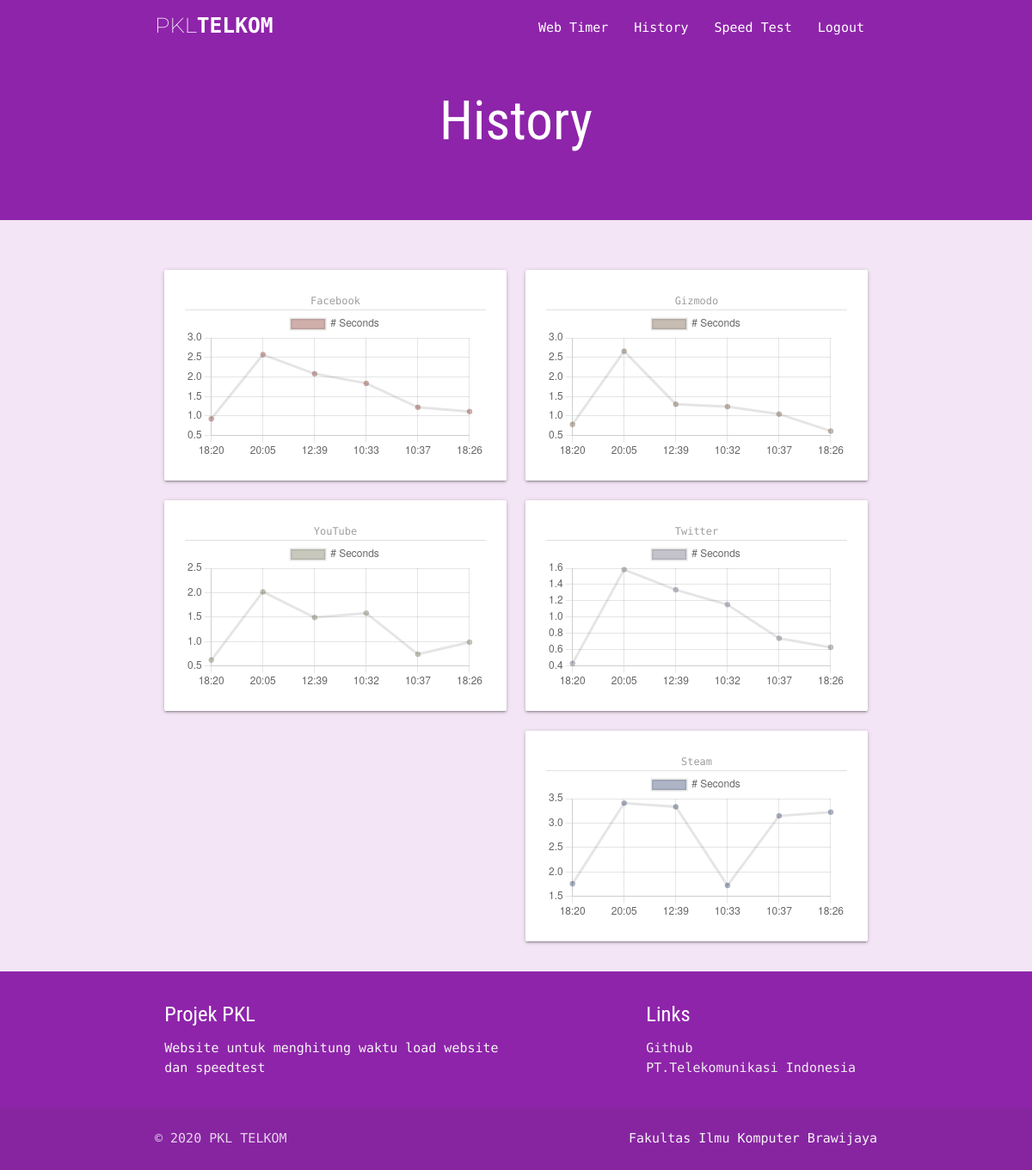
Page /web-history/ (signed in) on the earlier database version.
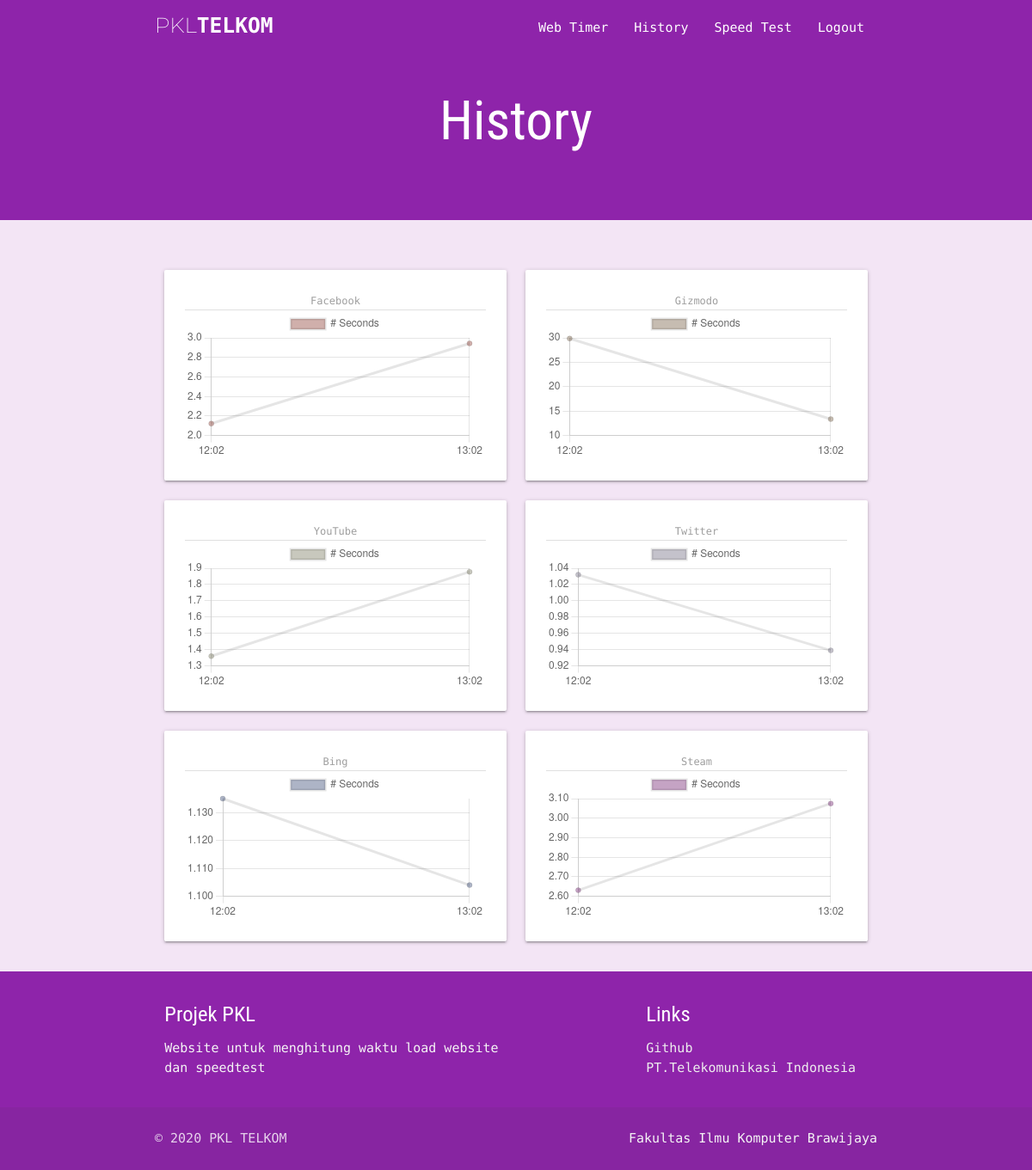
Same page on the later database version.
### webtimer/models.py (models this page shows, shortened)
class Webtimer(models.Model):
	title		= models.CharField(max_length=120, null=True)
	urls		= models.CharField(max_length=120, null=True)
	time		= models.DecimalField(decimal_places=3, max_digits=65, null=True)
	summary		= models.TextField(null=True)
	featured 	= models.BooleanField(default=True, null=True)

### webtimer/views.py (the view)
# urls.py: path('web-history/', web_timer_history_view, name="history"),
@login_required(login_url='login')
def web_timer_history_view(request):
	obj = History.objects.all()
	objects = Webtimer.objects.all()
	context = {
		'hist':obj,
		'web':objects
	}
	return render(request, "webtimer/webtimer_history.html", context)

### webtimer/templates/webtimer/webtimer_history.html (shortened to what this page needs)
{% extends 'base.html' %}
{% block content %}
<div class="title purple darken-1">
	<h1 class="center-align">History</h1>
</div>
<div class="container">
	<div class="row">
		<div class="web-history">
			{% for item in web %}
			{% if item.featured %}
			<div class="col s12 m6">
				<div class="card hoverable">
					<div class="card-content">
						<div class="card-header center-align">
							<label>{{item.title}}</label>
						</div>
						<canvas id="{{item.title}}Chart"></canvas>
					</div>
				</div>
			</div>
			{% endif %}
			{% endfor %}
		</div>
	</div>
</div>
{% endblock %}

Differences in the rows shown:
now on this page (row edited): Webtimer: title "Bing"
Other differences:
chart data {{ obj.captured_date|date:"H:i" }}: 18:20, 20:05, 12:39, 10:33, 10:37, 18:26, 18:20, 20:05, 12:39, 10:32, 10:37, 18:26, 18:20, 20:05, 12:39, 10:32, 10:37, 18:26, 18:20, 20:05, 12:39, 10:32, 10:37, 18:26, 18:20, 20:05, 12:39, 10:33, 10:37, 18:26 → 12:02, 13:02, 12:02, 13:02, 12:02, 13:02, 12:02, 13:02, 12:02, 13:02, 12:02, 13:02
chart data {{ obj.loadtime }}: 0.925, 2.572, 2.080, 1.836, 1.221, 1.113, 0.785, 2.658, 1.302, 1.237, 1.048, 0.614, 0.619, 2.017, 1.492, 1.581, 0.738, 0.985, 0.429, 1.584, 1.335, 1.153, 0.739, 0.629, 1.755, 3.408, 3.333, 1.720, 3.146, 3.224 → 2.122, 2.943, 29.861, 13.362, 1.360, 1.878, 1.032, 0.939, 1.135, 1.104, 2.631, 3.075
